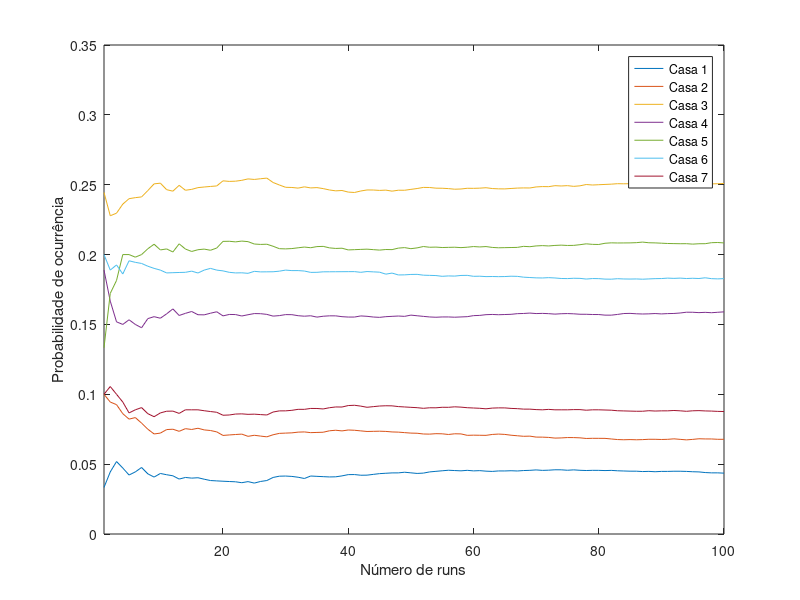
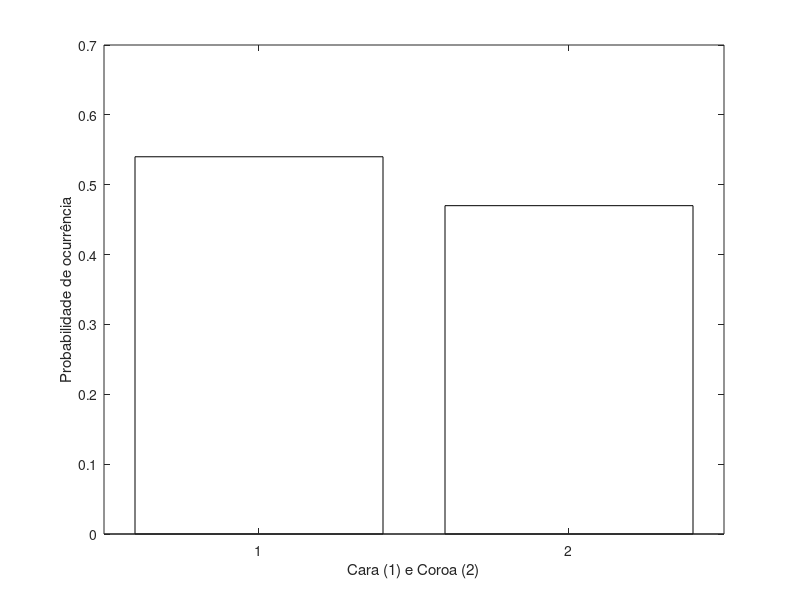

Write MATLAB code to recreate these figures, in order.
close all;
Njogadas=100;
NMC=100; %Número de runs
Ndiscard=10;
Ncasas=7;
z = zeros(NMC,Ncasas); %número de estados do jogo, que indica o número de vezes que se caiu em cada casa
y = zeros(1,Njogadas); % dimensão igual ao número de jogadas em cada run de Monte Carlo, que indica as casas em que se caiu em cada jogada
Aluguer = [10,10,0,15,20,25,35];
estados = [2,3,4,5,6,3,1;
           3,4,5,6,3,7,2]; %representação da máquina de estados a posição estados(1,1) representa a casa onde se vai para caso estejamos na casa 1 e calhe cara
coinflips = zeros(1,Njogadas);
zfreq = zeros(NMC,Ncasas);
%rand('state',0)
espera = 0;
hh = waitbar(espera,"Doing stuff");

for i=1:1:NMC
    x = 0; %variável escalar que indica o número do estado em que a marca do jogador está em cada instante;
    for k=1:1:Njogadas+1 % a inicial n conta para o nº de jogadas         
        avanca = randi([1 2]); % lançamento da moeda
        coinflips(k)=avanca;
        if x == 0              % no inicio está "fora do tabuleiro"
            x = avanca;        % ou vai para o 1 ou para o 2
        else    
            x = estados(avanca,x);  % avança segundo o diagrama
        end
        y(k) = x;
        if k > Ndiscard+1    
            z(i,x) = z(i,x)+1;
        end
    end 
end

%testing if transitions are right. First bullet point on question P2.
for i = 1:1:(length(y)-1)
    salto = y(i+1) - y(i);
    if(salto ~= 1 && salto ~= 2)
       salto = abs(salto);
       if(salto == 3)
           if(~((y(i) == 6 && y(i+1) == 3) &&  coinflips(i+1) == 1))
                disp("There's a wrong move in this run" )
                disp(i)
           end
       end
       if(salto == 5)
           if(~((y(i) == 7 && y(i+1) == 2)  &&  coinflips(i+1) == 2))
                disp("There's a wrong move in this run"  )
           end
       end
       if(salto == 6)
           if(~((y(i) == 7 && y(i+1) == 1)))
                disp( "Array position \t" + num2str(i) + "e o valor de salto \t"+ num2str(salto) )
           end
       end
    end
end   


%testing if transitions are right. 
for n = 1:1:NMC
    for i=1:1:Ncasas
        zfreq(n,i) = sum(z(1:n,i))/((Njogadas-Ndiscard)*n);
    end
      espera = espera + 1/NMC;
      waitbar(espera,hh,"Doing stuff");
end
figure(1)
for i = 1:1:Ncasas
    xlim([1,NMC]);
    plot(zfreq(:,i))
    hold on
end
legend('Casa 1','Casa 2','Casa 3','Casa 4','Casa 5','Casa 6','Casa 7');
xlabel('Número de runs')
ylabel('Probabilidade de ocurrência')

%Last bullet point on question P2. Probability of coinflips

coinflips_frequency = zeros(1,2);
for i=1:1:length(coinflips)
    if coinflips(i) == 1
        coinflips_frequency(1,1) = coinflips_frequency(1,1) + 1; 
    end
    if coinflips(i) == 2
        
        coinflips_frequency(1,2) = coinflips_frequency(1,2) + 1;
    end
end
figure(3)
bar(1:2, coinflips_frequency/Njogadas,'FaceColor','flat')
xlabel('Cara (1) e Coroa (2)')
ylabel('Probabilidade de ocurrência')
%1 corresponde a sair "cara" e um resultado igual a 2 é "coroa"
close(hh)

